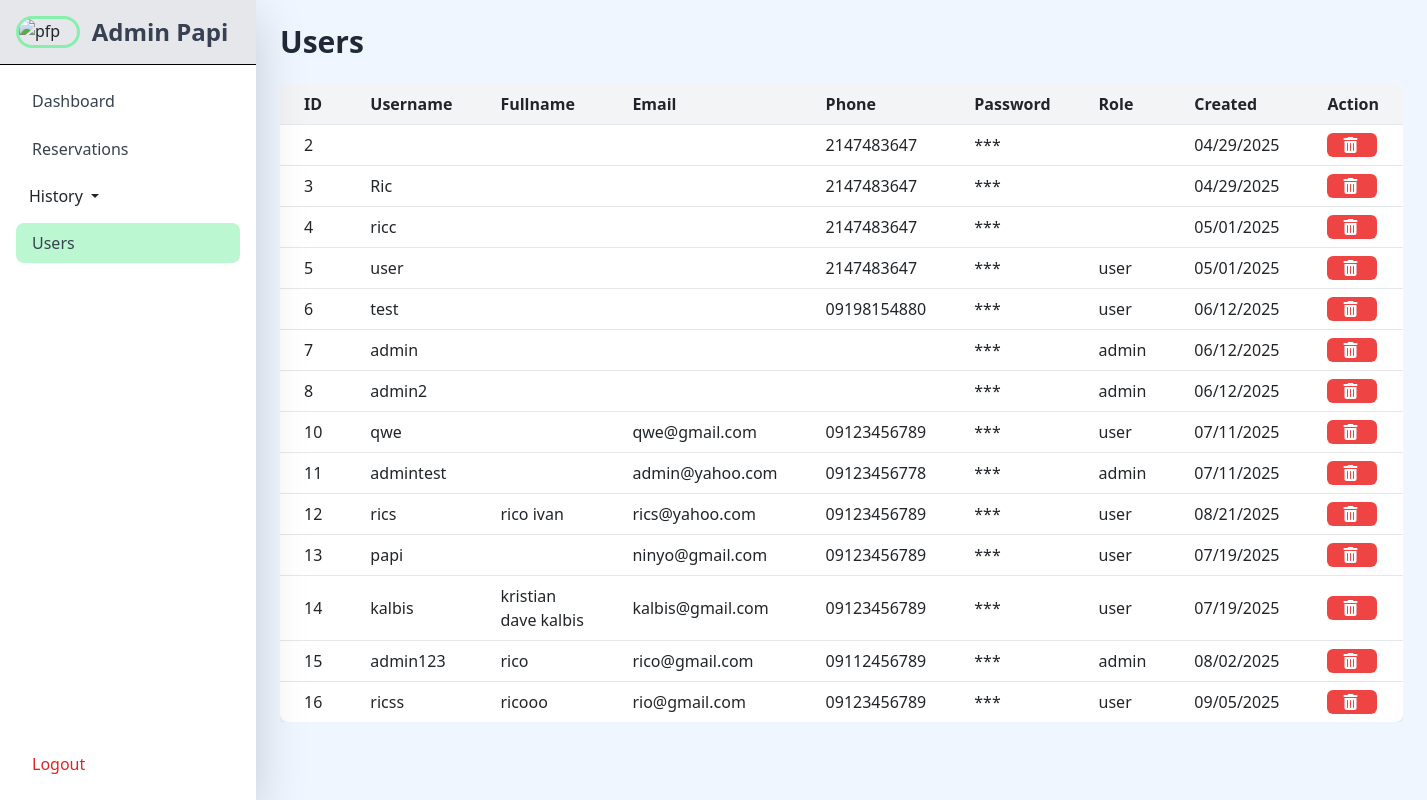
Page /Court-Management-System-main/admin/users.php on the committed database.
### tables this page shows
CREATE TABLE `users` (
  `users_id` int(11) NOT NULL,
  `username` varchar(100) DEFAULT NULL,
  `fullname` varchar(100) NOT NULL,
  `email` varchar(100) DEFAULT NULL,
  `phonenumber` varchar(100) DEFAULT NULL,
  `password` varchar(100) NOT NULL,
  `created_at` timestamp NOT NULL DEFAULT current_timestamp() ON UPDATE current_timestamp(),
  `role` enum('admin','user') NOT NULL
);

### Court-Management-System-main/admin/users.php (the view, shortened to what this page needs)
<?php
include "../db_connect.php";
$sql = "SELECT * FROM users";
$result = $conn->query($sql);
?>
<!doctype html>
<html lang="en">
  <head>
    <link rel="stylesheet" href="https://cdnjs.cloudflare.com/ajax/libs/font-awesome/6.4.2/css/all.min.css">
    <link href="https://cdn.jsdelivr.net/npm/bootstrap@5.3.2/dist/css/bootstrap.min.css" rel="stylesheet" />
    <script src="https://cdn.tailwindcss.com"></script>
  </head>
  <body class="bg-gray-50">
    <div class="flex">
      <div class="fixed top-0 left-0 flex h-screen w-64 flex-col bg-white shadow-lg">
        <div class="flex bg-gray-200 p-3 border-black border-b">
          <img src="assets/imgs/pfp.jpg" alt="pfp" class="w-16 rounded-full border-3 border-green-300">
          <h2 class="text-2xl font-semibold text-center text-gray-700 m-auto">Admin Papi</h2>
        </div>
        <div class="p-3 flex flex-col flex-1">
        <a href="admin_board.php" class="block rounded-lg px-3 py-2 mb-2 text-gray-700 hover:bg-gray-200">Dashboard</a>
        <a href="reservations.php" class="block rounded-lg px-3 py-2 mb-2 text-gray-700 hover:bg-gray-200">Reservations</a>
        <div class="dropdown mb-2">
          <button class="btn w-100 text-start dropdown-toggle" type="button" data-bs-toggle="dropdown" aria-expanded="false">
            History
          </button>
        </div>
        <a href="#" class="block rounded-lg px-3 py-2 mb-2 text-gray-700 bg-green-200">Users</a>
        <a href="../logout.php" class="block rounded-lg px-3 py-2 text-red-600 hover:bg-red-100 mt-auto">Logout</a>
        </div>
      </div>
      <div class="ml-64 flex-1 bg-blue-50 p-6 min-h-screen">
        <h1 class="text-3xl font-bold text-gray-800">Users</h1>
    <div class="mt-4 overflow-x-auto">
    <?php if ($result->num_rows > 0) { ?>
      <table class="min-w-full bg-white shadow-sm rounded-lg overflow-hidden">
        <thead class="bg-gray-100">
          <tr>
            <th class="px-4 py-2 text-left">ID</th>
            <th class="px-4 py-2 text-left">Username</th>
            <th class="px-4 py-2 text-left">Fullname</th>
            <th class="px-4 py-2 text-left">Email</th>
            <th class="px-4 py-2 text-left">Phone</th>
            <th class="px-4 py-2 text-left">Password</th>
            <th class="px-4 py-2 text-left">Role</th>
            <th class="px-4 py-2 text-left">Created</th>
            <th class="px-4 py-2 text-left">Action</th>
          </tr>
        </thead>
        <tbody>
          <?php while($row = $result->fetch_assoc()) { ?>
            <tr class="border-t hover:bg-gray-50">
              <td class="px-4 py-2"><?= htmlspecialchars($row["users_id"]); ?></td>
              <td class="px-4 py-2"><?= htmlspecialchars($row["username"]); ?></td>
              <td class="px-4 py-2"><?= htmlspecialchars($row["fullname"]); ?></td>
              <td class="px-4 py-2"><?= htmlspecialchars($row["email"]); ?></td>
              <td class="px-4 py-2"><?= htmlspecialchars($row["phonenumber"]); ?></td>
              <td class="px-4 py-2">***</td>
              <td class="px-4 py-2"><?= htmlspecialchars($row["role"]); ?></td>
              <td class="px-4 py-2"><?= date("m/d/Y", strtotime($row["created_at"])); ?></td>
              <td class="px-4 py-2">
                <a href="delete_user.php?id=<?= $row['users_id']; ?>"
                  onclick="return confirm('Are you sure you want to delete this user?');"
                  class="inline-flex items-center px-3 py-1 bg-red-500 text-white rounded hover:bg-red-600">
                  <i class="fas fa-trash-can me-1"></i>
                </a>
              </td>
            </tr>
          <?php } ?>
        </tbody>
      </table>
    <?php } else { ?>
      <div class="text-center text-gray-500 mt-4">No results found.</div>
    <?php } ?>
  </div>
</div>
  </body>
</html>

### rows in the picture
users: users_id "2", phonenumber "2147483647", created_at "04/29/2025"
users: users_id "3", username "Ric", phonenumber "2147483647", created_at "04/29/2025"
users: users_id "4", username "ricc", phonenumber "2147483647", created_at "05/01/2025"
users: users_id "5", username "user", phonenumber "2147483647", role "user", created_at "05/01/2025"
users: users_id "6", username "test", phonenumber "09198154880", role "user", created_at "06/12/2025"
users: users_id "7", username "admin", role "admin", created_at "06/12/2025"
users: users_id "8", username "admin2", role "admin", created_at "06/12/2025"
users: users_id "10", username "qwe", email "qwe@gmail.com", phonenumber "09123456789", role "user", created_at "07/11/2025"
users: users_id "11", username "admintest", email "admin@yahoo.com", phonenumber "09123456778", role "admin", created_at "07/11/2025"
users: users_id "12", username "rics", fullname "rico ivan", email "rics@yahoo.com", phonenumber "09123456789", role "user", created_at "08/21/2025"
users: users_id "13", username "papi", email "ninyo@gmail.com", phonenumber "09123456789", role "user", created_at "07/19/2025"
users: users_id "14", username "kalbis", fullname "kristian dave kalbis", email "kalbis@gmail.com", phonenumber "09123456789", role "user", created_at "07/19/2025"
users: users_id "15", username "admin123", fullname "rico", email "rico@gmail.com", phonenumber "09112456789", role "admin", created_at "08/02/2025"
users: users_id "16", username "ricss", fullname "ricooo", email "rio@gmail.com", phonenumber "09123456789", role "user", created_at "09/05/2025"
